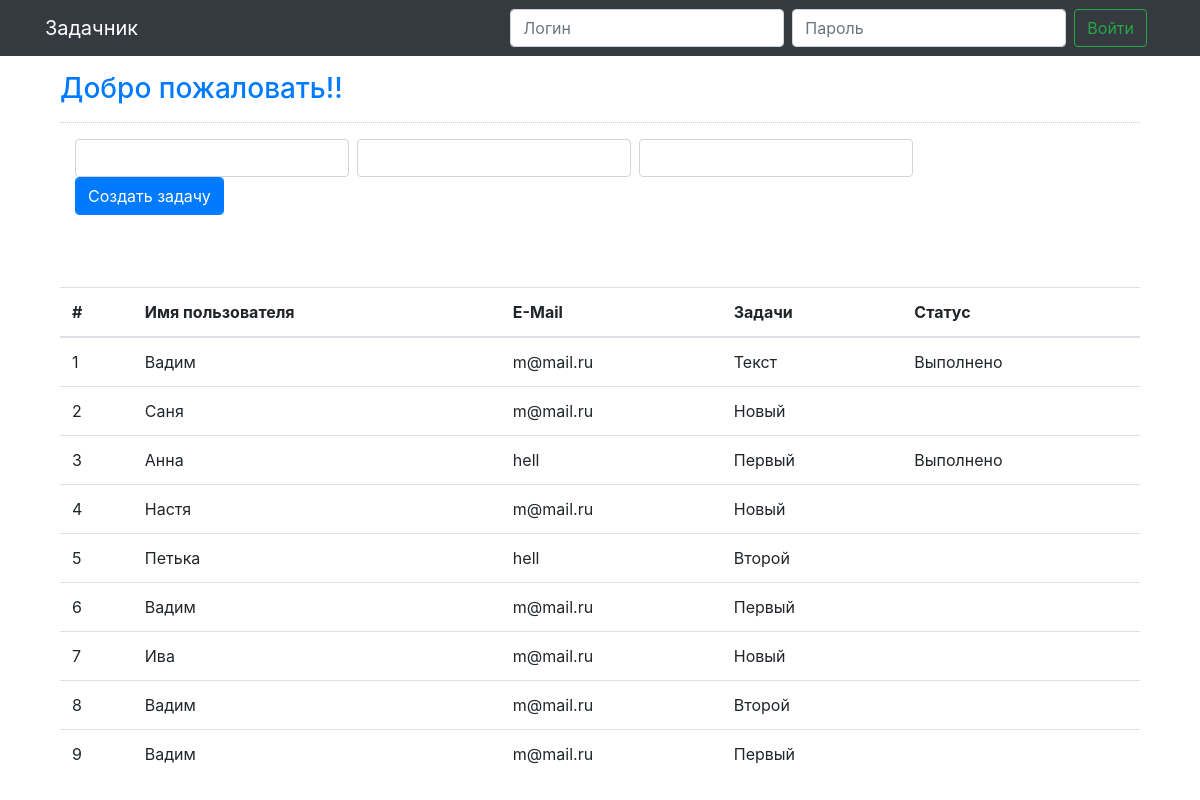
The page / on the database its author committed.
### tables this page shows
CREATE TABLE `task` (
  `task_id` int(11) NOT NULL,
  `status` varchar(15) NOT NULL,
  `name` varchar(50) NOT NULL,
  `email` varchar(50) NOT NULL,
  `task` varchar(255) NOT NULL
);

### index.php (the view, shortened to what this page needs)
<!DOCTYPE html>
<html lang="en">
	<head>
		<link rel="stylesheet" type="text/css" href="css/bootstrap.css"/>
	</head>
<body>
	<nav class="navbar navbar-expand-lg navbar-dark bg-dark box-shadow">
		<div class="container">
			<a class="navbar-brand" href="/">Задачник</a>
			<div class="collapse navbar-collapse" style="justify-content: flex-end;" id="navbar">
				<form class="form-inline my-2 my-lg-0" action="login.php" method="post" id="loginForm">
					<?php if (!isset($_SESSION['login'])) {?>
					<input class="form-control mr-sm-2" type="text" id="login" name="login" placeholder="Логин" />
					<input class="form-control mr-sm-2" type="text" id="password" name="password" placeholder="Пароль" />
					<button class="btn btn-outline-success mr-sm-2" name="submit" id="submit" type="submit">Войти</button>
					<?php } else if (isset($_SESSION['login'])) { ?>
					<a href="logout.php" class="btn btn-outline-success mr-sm-2">Выйти</a>
					<?php } ?>
				</form>
			</div>
		</div>
	</nav>
	<div class="container">
		<div class="col-md-12 mt-3">
			<?php if (isset($_SESSION['login'])) {?>
			<h3 class="text-primary">Добро пожаловать, <?=$_SESSION['login']?> !</h3>
			<?php } else {?>
			<h3 class="text-primary">Добро пожаловать!!</h3>
			<?php } ?>
			<hr style="border-top:1px dotted #ccc;"/>
			<div class="col-md-10">
					<form class="form-inline" id="taskForm" action="add_task.php" method="post">
						<input type="text" class="form-control mr-sm-2" name="name" id="name"/>
						<input type="text" class="form-control mr-sm-2" name="email" id="email"/>
						<input type="text" class="form-control mr-sm-2" name="task" id="task"/>
						<button class="btn btn-primary form-control" id="submit" name="add">Создать задачу</button>
					</form>
			</div>
			<br /><br /><br />
			<table class="table">
				<thead>
					<tr>
						<th>#</th>
						<th>Имя пользователя</th>
						<th>E-Mail</th>
						<th>Задачи</th>
						<th>Статус</th>
					</tr>
				</thead>
				<tbody>
					<?php
						$conn = new mysqli("localhost", "root", "", "task_test");
						$conn->set_charset("utf8");
						$query = $conn->query("SELECT * FROM `task` ORDER BY `task_id` ASC");
						$count = 1;
						while($fetch = $query->fetch_array()){
					?>
					<tr>
						<td><?php echo $count++?></td>
						<td><?php echo $fetch['name']?></td>
						<td><?php echo $fetch['email']?></td>
						<td><?php echo $fetch['task']?></td>
						<td><?php echo $fetch['status']?></td>
					</tr>
					<?php
						}
					?>
				</tbody>
			</table>
		</div>
	</div>
</body>
</html>

### rows shown on the page
task: name "Вадим", email "m@mail.ru", task "Текст", status "Выполнено"
task: name "Саня", email "m@mail.ru", task "Новый"
task: name "Анна", email "hell", task "Первый", status "Выполнено"
task: name "Настя", email "m@mail.ru", task "Новый"
task: name "Петька", email "hell", task "Второй"
task: name "Вадим", email "m@mail.ru", task "Первый"
task: name "Ива", email "m@mail.ru", task "Новый"
task: name "Вадим", email "m@mail.ru", task "Второй"
task: name "Вадим", email "m@mail.ru", task "Первый"
